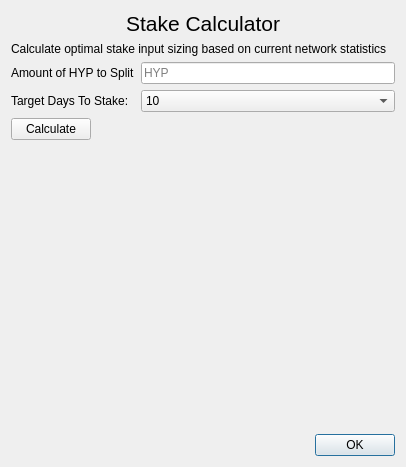
<?xml version="1.0" encoding="UTF-8"?>
<ui version="4.0">
 <class>calcDialog</class>
 <widget class="QDialog" name="calcDialog">
  <property name="geometry">
   <rect>
    <x>0</x>
    <y>0</y>
    <width>406</width>
    <height>467</height>
   </rect>
  </property>
  <property name="windowTitle">
   <string>Stake Calculator</string>
  </property>
  <layout class="QVBoxLayout" name="verticalLayout">
   <item>
    <widget class="QLabel" name="label">
     <property name="font">
      <font>
       <pointsize>16</pointsize>
      </font>
     </property>
     <property name="text">
      <string>Stake Calculator</string>
     </property>
     <property name="scaledContents">
      <bool>false</bool>
     </property>
     <property name="alignment">
      <set>Qt::AlignCenter</set>
     </property>
    </widget>
   </item>
   <item>
    <widget class="QLabel" name="label_2">
     <property name="lineWidth">
      <number>1</number>
     </property>
     <property name="text">
      <string>Calculate optimal stake input sizing based on current network statistics</string>
     </property>
     <property name="alignment">
      <set>Qt::AlignLeading|Qt::AlignLeft|Qt::AlignTop</set>
     </property>
     <property name="wordWrap">
      <bool>true</bool>
     </property>
    </widget>
   </item>
   <item>
    <layout class="QFormLayout" name="formLayout">
     <item row="1" column="0">
      <widget class="QLabel" name="label_3">
       <property name="text">
        <string>Target Days To Stake:</string>
       </property>
      </widget>
     </item>
     <item row="1" column="1">
      <widget class="QComboBox" name="comboBoxTargetDays">
       <item>
        <property name="text">
         <string>10</string>
        </property>
       </item>
       <item>
        <property name="text">
         <string>15</string>
        </property>
       </item>
       <item>
        <property name="text">
         <string>20</string>
        </property>
       </item>
       <item>
        <property name="text">
         <string>25</string>
        </property>
       </item>
       <item>
        <property name="text">
         <string>30</string>
        </property>
       </item>
      </widget>
     </item>
     <item row="0" column="1">
      <widget class="QLineEdit" name="blockSizeEdit">
       <property name="placeholderText">
        <string>HYP</string>
       </property>
      </widget>
     </item>
     <item row="0" column="0">
      <widget class="QLabel" name="label_4">
       <property name="text">
        <string>Amount of HYP to Split</string>
       </property>
      </widget>
     </item>
     <item row="2" column="0">
      <widget class="QPushButton" name="pushButton">
       <property name="text">
        <string>Calculate</string>
       </property>
      </widget>
     </item>
    </layout>
   </item>
   <item>
    <widget class="QLabel" name="avgWeightResult">
     <property name="lineWidth">
      <number>1</number>
     </property>
     <property name="text">
      <string/>
     </property>
     <property name="alignment">
      <set>Qt::AlignJustify|Qt::AlignTop</set>
     </property>
     <property name="wordWrap">
      <bool>true</bool>
     </property>
    </widget>
   </item>
   <item>
    <spacer name="verticalSpacer">
     <property name="orientation">
      <enum>Qt::Vertical</enum>
     </property>
     <property name="sizeHint" stdset="0">
      <size>
       <width>20</width>
       <height>155</height>
      </size>
     </property>
    </spacer>
   </item>
   <item>
    <widget class="QDialogButtonBox" name="buttonBox">
     <property name="layoutDirection">
      <enum>Qt::LeftToRight</enum>
     </property>
     <property name="orientation">
      <enum>Qt::Horizontal</enum>
     </property>
     <property name="standardButtons">
      <set>QDialogButtonBox::Ok</set>
     </property>
     <property name="centerButtons">
      <bool>false</bool>
     </property>
    </widget>
   </item>
  </layout>
  <zorder>buttonBox</zorder>
  <zorder>label</zorder>
  <zorder>label_2</zorder>
  <zorder>verticalLayoutWidget</zorder>
  <zorder>formLayoutWidget</zorder>
  <zorder>avgWeightResult</zorder>
  <zorder>avgWeightResult</zorder>
  <zorder>verticalSpacer</zorder>
 </widget>
 <resources/>
 <connections>
  <connection>
   <sender>buttonBox</sender>
   <signal>accepted()</signal>
   <receiver>calcDialog</receiver>
   <slot>accept()</slot>
   <hints>
    <hint type="sourcelabel">
     <x>248</x>
     <y>254</y>
    </hint>
    <hint type="destinationlabel">
     <x>157</x>
     <y>274</y>
    </hint>
   </hints>
  </connection>
  <connection>
   <sender>buttonBox</sender>
   <signal>rejected()</signal>
   <receiver>calcDialog</receiver>
   <slot>reject()</slot>
   <hints>
    <hint type="sourcelabel">
     <x>316</x>
     <y>260</y>
    </hint>
    <hint type="destinationlabel">
     <x>286</x>
     <y>274</y>
    </hint>
   </hints>
  </connection>
 </connections>
</ui>
